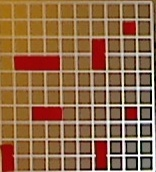
#> input picture Pictures/Cropped.jpg, 156 x 172 px
$ python adaptiveThreshold.py
#> lines starting #> are read from the running program, lines starting #| are printed output that depends on the picture; after the words box and inside, x2 and y2 are one past the last pixel; in counts of white or black regions, pixels touching at a corner belong together
import cv2 as cv
import numpy as np
from matplotlib import pyplot as plt

img = cv.imread('Pictures/Cropped.jpg',0)
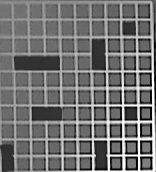
#> img: shape (172, 156); min 0, max 255, mean 112.4

def simple_thresholding(img):

    ret,thresh1 = cv.threshold(img,127,255,cv.THRESH_BINARY)
    ret,thresh2 = cv.threshold(img,127,255,cv.THRESH_BINARY_INV)
    ret,thresh3 = cv.threshold(img,127,255,cv.THRESH_TRUNC)
    ret,thresh4 = cv.threshold(img,127,255,cv.THRESH_TOZERO)
    ret,thresh5 = cv.threshold(img,127,255,cv.THRESH_TOZERO_INV)
    titles = ['Original Image','BINARY','BINARY_INV','TRUNC','TOZERO','TOZERO_INV']
    images = [img, thresh1, thresh2, thresh3, thresh4, thresh5]

    for i in range(6):
        plt.subplot(2,3,i+1),plt.imshow(images[i],'gray')
        plt.title(titles[i])
        plt.xticks([]),plt.yticks([])

    plt.show()

def adaptive_thresholding(img, satisfaction, blocksize, C):
    img = img.copy()
    img = cv.medianBlur(img, 5)
    ret,th1 = cv.threshold(img, 127, satisfaction, cv.THRESH_BINARY_INV)
    th2 = cv.adaptiveThreshold(img, satisfaction, cv.ADAPTIVE_THRESH_MEAN_C,\
                cv.THRESH_BINARY, blocksize, C)
    th3 = cv.adaptiveThreshold(img, satisfaction, cv.ADAPTIVE_THRESH_GAUSSIAN_C,\
                cv.THRESH_BINARY, blocksize, C)
    titles = ['Original Image', 'Global Thresholding (v = 127)',
                'Adaptive Mean Thresholding', 'Adaptive Gaussian Thresholding']
    images = [img, th1, th2, th3]
    for i in range(4):
        plt.subplot(2,2,i+1),plt.imshow(images[i],'gray')
        plt.title(titles[i])
        plt.xticks([]),plt.yticks([])
    plt.show()

def test(img, satisfaction: int, blocksize: int, C: int):
#> called with satisfaction = 255, blocksize = 501, C = 70
    img = img.copy()
    img = cv.medianBlur(img, 5)
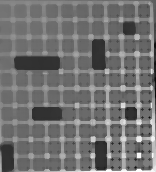
#> img: shape (172, 156); min 4, max 254, mean 113.8
    thresh = cv.adaptiveThreshold(img, satisfaction, cv.ADAPTIVE_THRESH_MEAN_C,\
                cv.THRESH_BINARY, blocksize, C)
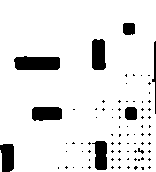
#> thresh: shape (172, 156); 89.8% white; 81 black regions (73 under 20 px), largest, box (x1, y1, x2, y2) and area: (14, 56, 60, 70) 583, (92, 39, 106, 70) 395, (32, 107, 62, 121) 386
    thresh = cv.medianBlur(thresh, 5)
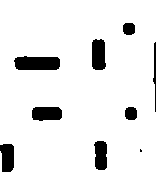
#> thresh: shape (172, 156); 91.1% white; 9 black regions (1 under 20 px), largest, box (x1, y1, x2, y2) and area: (14, 56, 60, 70) 575, (92, 39, 106, 70) 387, (32, 107, 62, 121) 378
    ret, thresh = cv.threshold(thresh, 127, satisfaction, cv.THRESH_BINARY_INV)
    kernel = np.ones((5,5),np.uint8)
    thresh = cv.morphologyEx(thresh, cv.MORPH_OPEN, kernel)
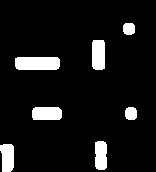
#> thresh: shape (172, 156); 8.4% white; 7 white regions, largest, box (x1, y1, x2, y2) and area: (15, 57, 60, 70) 570, (92, 40, 105, 70) 379, (32, 107, 62, 120) 374

    cv.imshow(".", thresh)


#simple_thresholding(img)
#adaptive_thresholding(img, 255, 1001, 80)
test(img, 255, 501, 70)
#test(img, 255, 199, 5)

cv.waitKey(0)
cv.destroyAllWindows()
